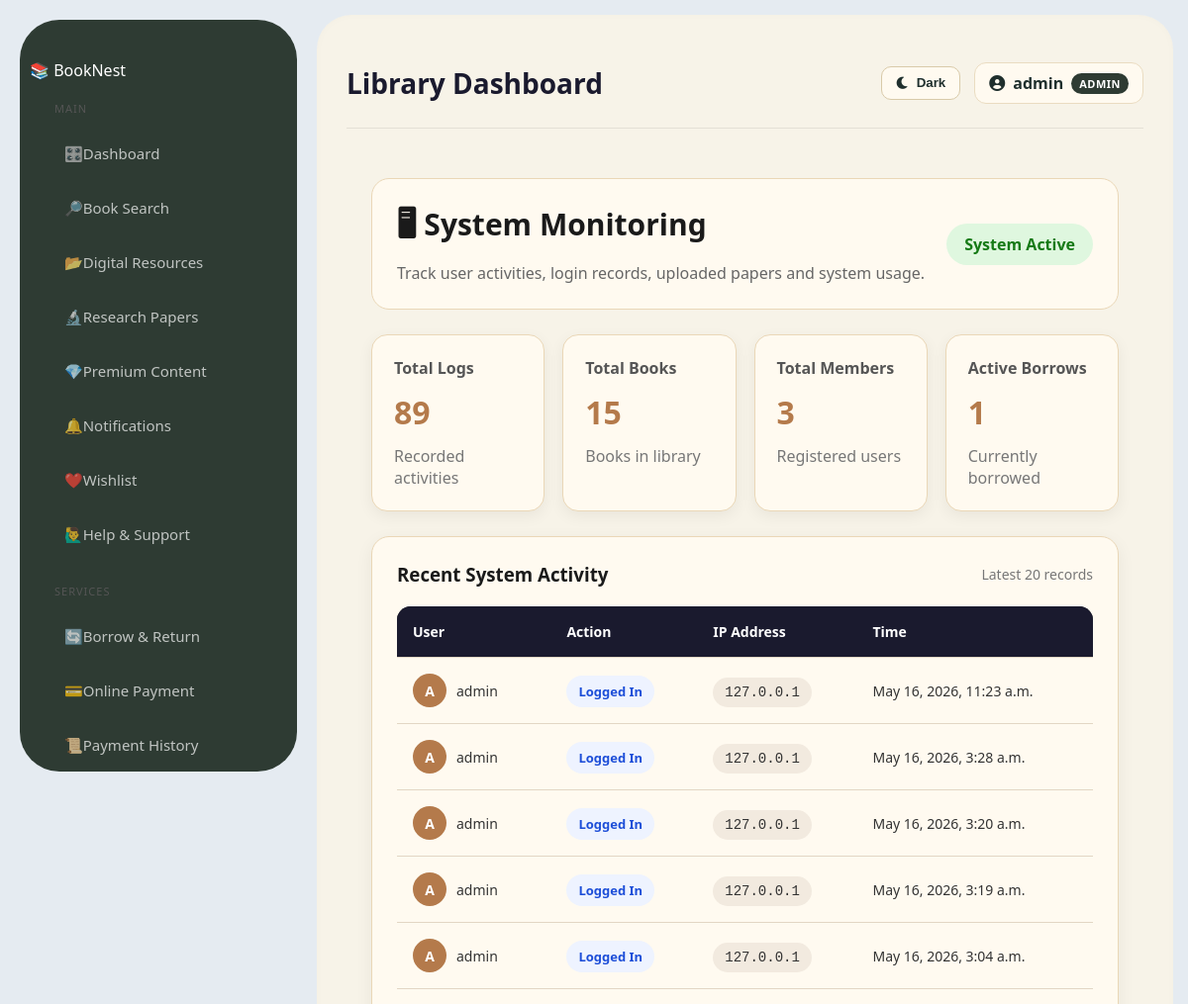
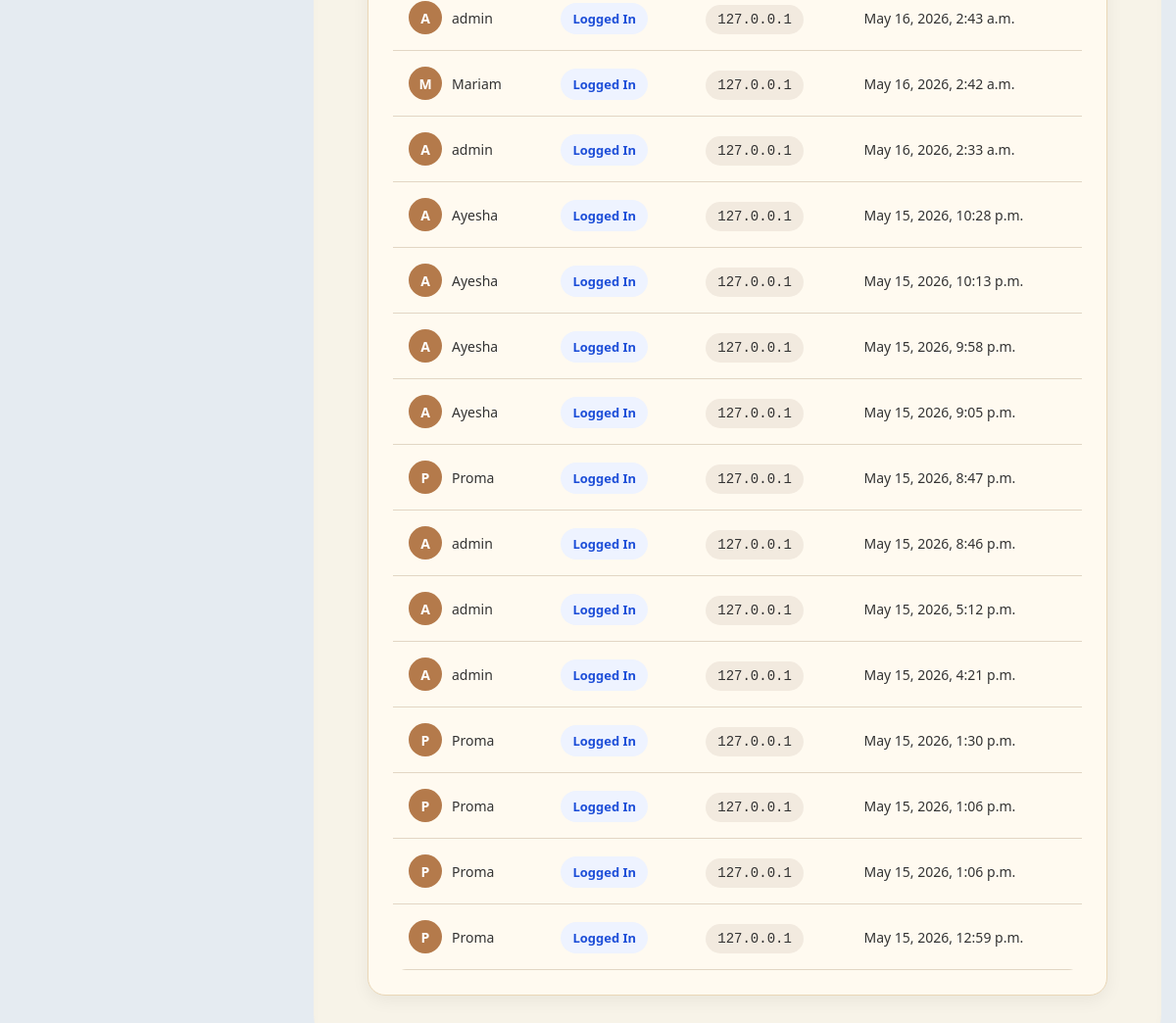
The app's page /system-monitoring/ (signed in), older data (2 pictures, top to bottom).
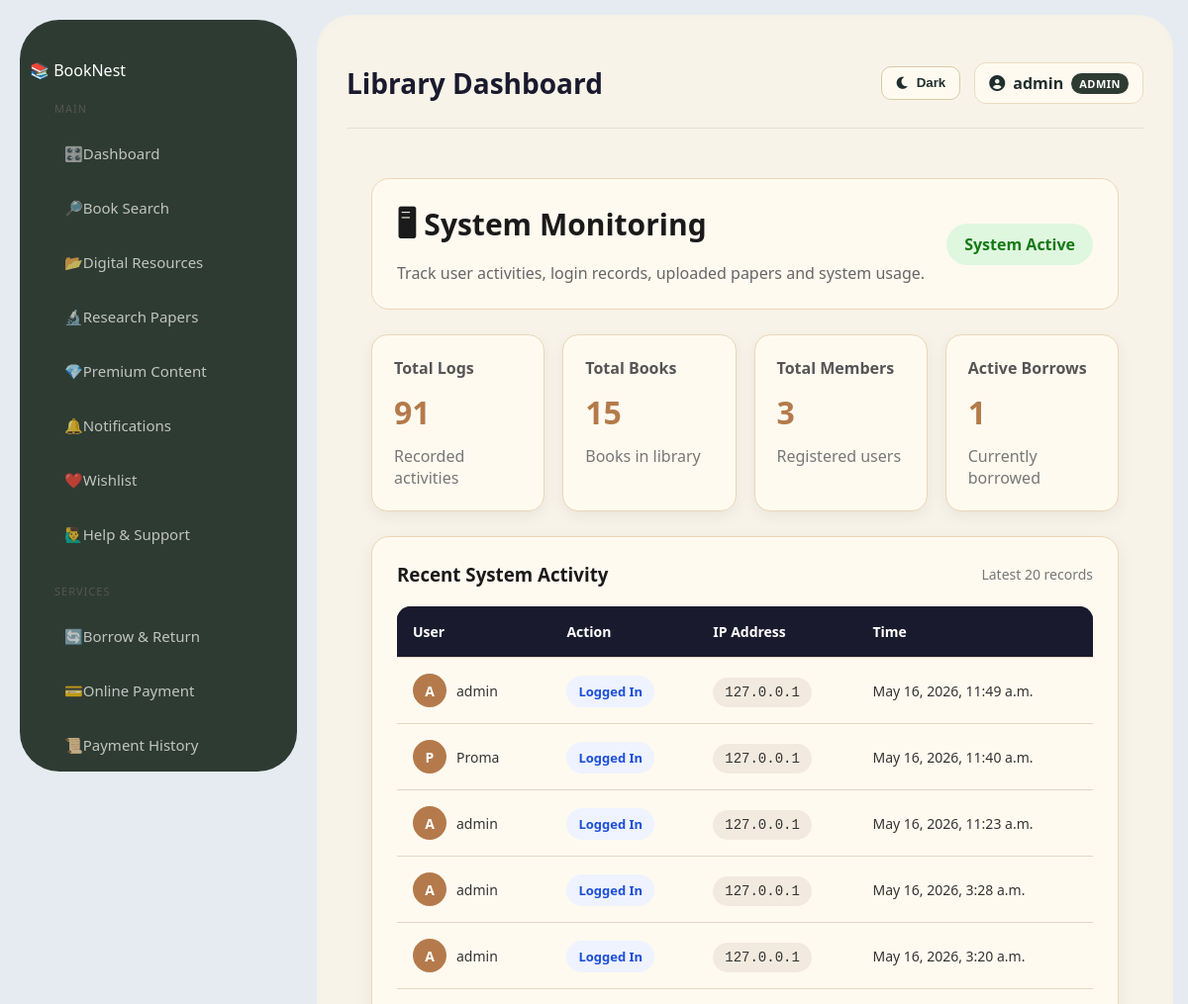
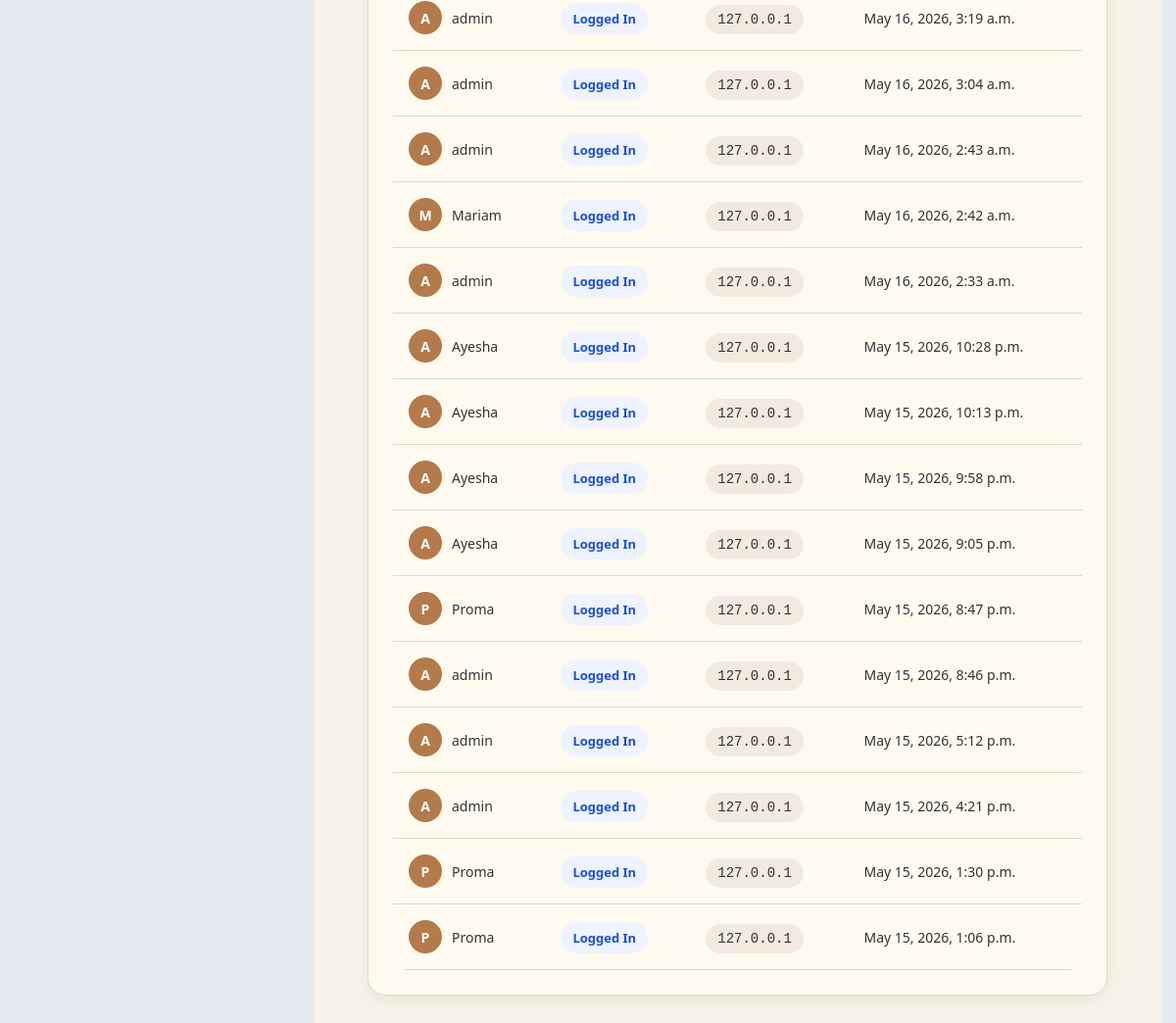
The same page, newer data (2 pictures, top to bottom).
### library/models.py (models this page shows, shortened)
class SystemLog(models.Model):
    user = models.ForeignKey(settings.AUTH_USER_MODEL, on_delete=models.CASCADE)
    action = models.CharField(max_length=255)
    ip_address = models.CharField(max_length=100)
    timestamp = models.DateTimeField(auto_now_add=True)

class User(AbstractUser):
    ADMIN = 'admin'
    LIBRARIAN = 'librarian'
    REGULAR_USER = 'user'
    ROLE_CHOICES = [
        (ADMIN, 'Administrator'),
        (LIBRARIAN, 'Librarian'),
        (REGULAR_USER, 'Regular User'),
    ]
    role = models.CharField(max_length=20, choices=ROLE_CHOICES, default=REGULAR_USER)
    phone = models.CharField(max_length=15, null=True, blank=True)
    profile_picture = models.ImageField(upload_to='profiles/', null=True, blank=True)
    date_of_birth = models.DateField(null=True, blank=True)
    bio = models.TextField(null=True, blank=True)
    def get_full_name(self):
        if self.first_name and self.last_name:
            return f"{self.first_name} {self.last_name}"
        return self.username

### library/views.py (the view)
# urls.py: path('system-monitoring/', views.system_monitoring, name='system_monitoring'),
@login_required
@user_passes_test(is_librarian_or_admin, login_url='/')
def system_monitoring(request):
    logs = SystemLog.objects.all().order_by('-timestamp')[:20]
    total_logs = SystemLog.objects.count()
    context = {
        'logs': logs,
        'total_logs': total_logs,
        'total_books': Book.objects.count(),
        'total_members': User.objects.filter(role=User.REGULAR_USER).count(),
        'active_borrows': Borrow.objects.filter(is_returned=False).count(),
        'returned_borrows': Borrow.objects.filter(is_returned=True).count(),
    }
    return render(request, 'library/system_monitoring.html', context)

### library/views.py (called while the page is built)
def is_librarian_or_admin(user):
    return user.is_authenticated and (
        user.role in [User.LIBRARIAN, User.ADMIN] or user.is_superuser
    )

### library/templates/library/system_monitoring.html
{% extends 'library/base.html' %}
{% block content %}
<div class="monitoring-page">
    <div class="monitoring-header">
        <div>
            <h2>🖥 System Monitoring</h2>
            <p>Track user activities, login records, uploaded papers and system usage.</p>
        </div>
        <div class="status-badge">
            System Active
        </div>
    </div>
    <div class="monitoring-cards">
        <div class="monitor-card">
            <h4>Total Logs</h4>
            <h2>{{ total_logs }}</h2>
            <p>Recorded activities</p>
        </div>
        <div class="monitor-card">
            <h4>Total Books</h4>
            <h2>{{ total_books }}</h2>
            <p>Books in library</p>
        </div>
        <div class="monitor-card">
            <h4>Total Members</h4>
            <h2>{{ total_members }}</h2>
            <p>Registered users</p>
        </div>
        <div class="monitor-card">
            <h4>Active Borrows</h4>
            <h2>{{ active_borrows }}</h2>
            <p>Currently borrowed</p>
        </div>
    </div>
    <div class="monitoring-table-card">
        <div class="table-header">
            <h3>Recent System Activity</h3>
            <span>Latest 20 records</span>
        </div>
        <table class="professional-monitor-table">
            <thead>
                <tr>
                    <th>User</th>
                    <th>Action</th>
                    <th>IP Address</th>
                    <th>Time</th>
                </tr>
            </thead>
            <tbody>
                {% for log in logs %}
                <tr>
                    <td>
                        <div class="user-cell">
                            <span class="user-avatar">
                                {{ log.user.username|slice:":1"|upper }}
                            </span>
                            <span>{{ log.user.username }}</span>
                        </div>
                    </td>
                    <td>
                        <span class="action-badge">
                            {{ log.action }}
                        </span>
                    </td>
                    <td>
                        <span class="ip-badge">
                            {{ log.ip_address }}
                        </span>
                    </td>
                    <td>{{ log.timestamp }}</td>
                </tr>
                {% empty %}
                <tr>
                    <td colspan="4" class="empty-row">
                        No system activity found.
                    </td>
                </tr>
                {% endfor %}
            </tbody>
        </table>
    </div>
</div>
{% endblock %}

Row changes from the older to the newer data that the page shows:
no longer on this page (row unchanged): SystemLog: user.username "P", user.username "Proma", action "Logged In", ip_address "127.0.0.1", timestamp "May 15, 2026, 1:06 p.m."
no longer on this page (row unchanged): SystemLog: user.username "P", user.username "Proma", action "Logged In", ip_address "127.0.0.1", timestamp "May 15, 2026, 12:59 p.m."
added SystemLog: user.username "A", user.username "admin", action "Logged In", ip_address "127.0.0.1", timestamp "May 16, 2026, 11:49 a.m."
added SystemLog: user.username "P", user.username "Proma", action "Logged In", ip_address "127.0.0.1", timestamp "May 16, 2026, 11:40 a.m."
Text that changed along with them:
{{ total_logs }}: "89" → "91"
